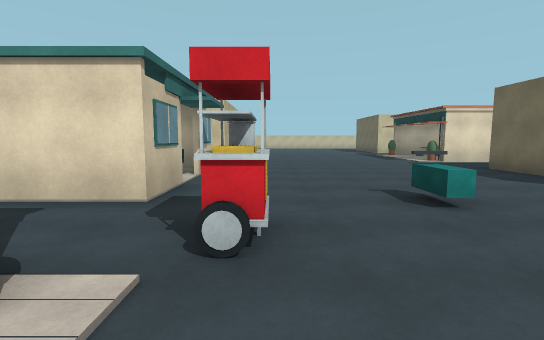
view 1 (above)

23 first-person views from a walk through a Unity game level. The camera is 1.5 m above the floor, tilts 6° down and sees 85° across. Doors are open. The floor is counted in squares, 2 m on a side. Each view is taken from the middle of a square. On the plan, view 1 faces up. The plan holds only what a view shows up to about 10 squares ahead; the rest is blank. The player is left out.

view 2
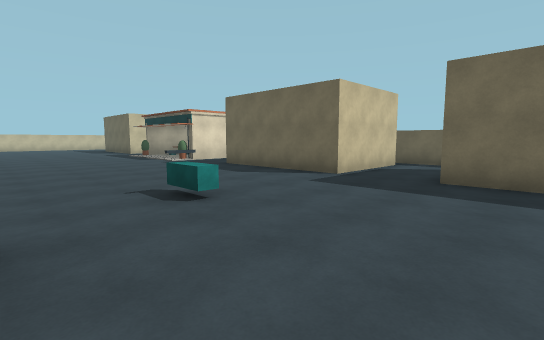

view 3
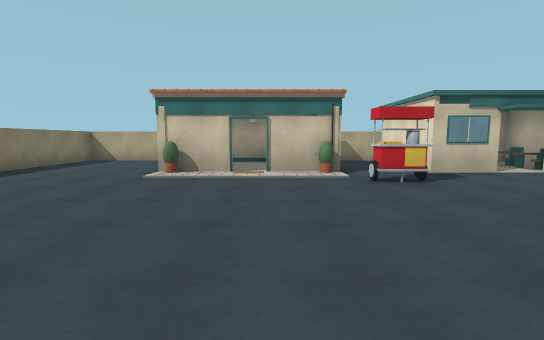

view 4
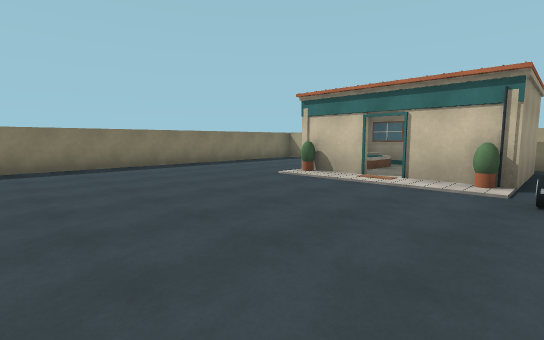

view 5
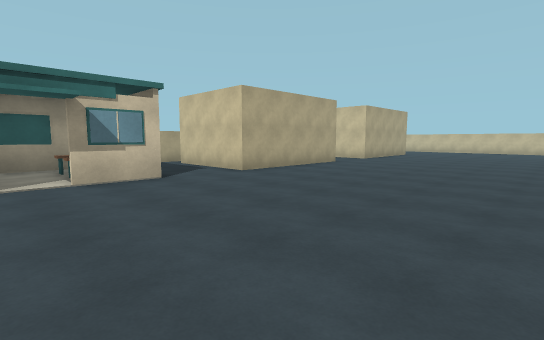

view 6
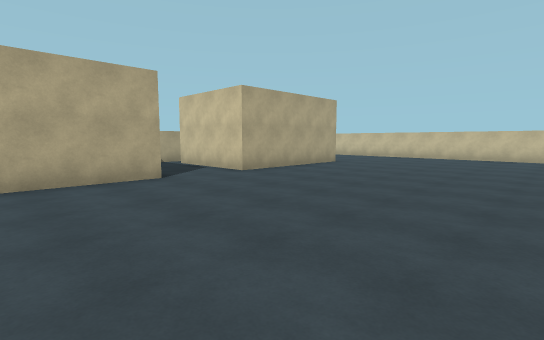

view 7
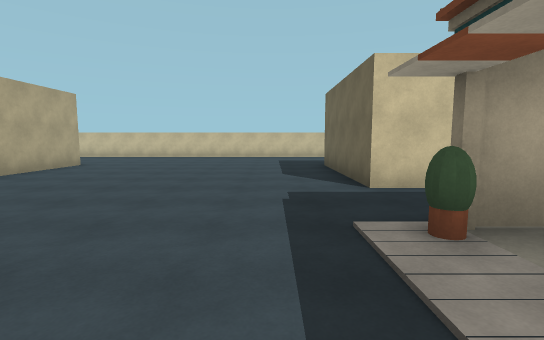

view 8
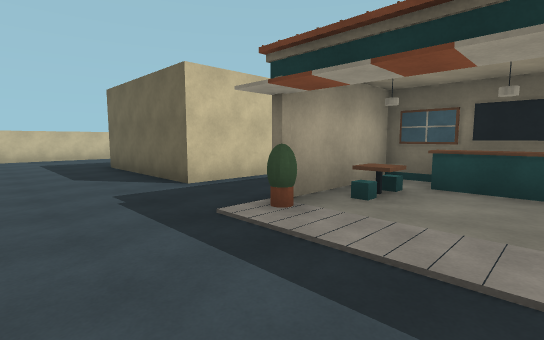

view 9
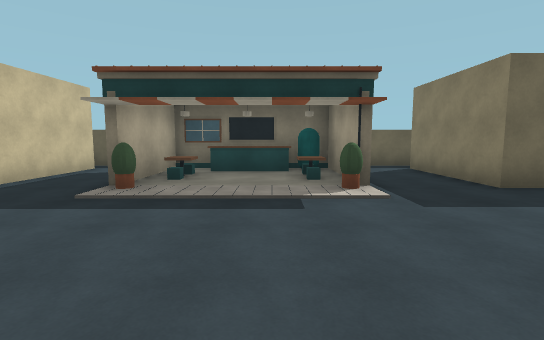

view 10
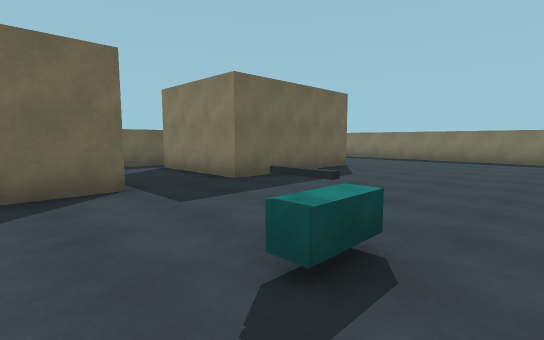

view 11
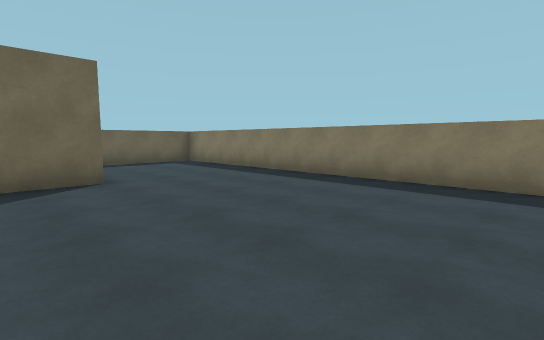

view 12
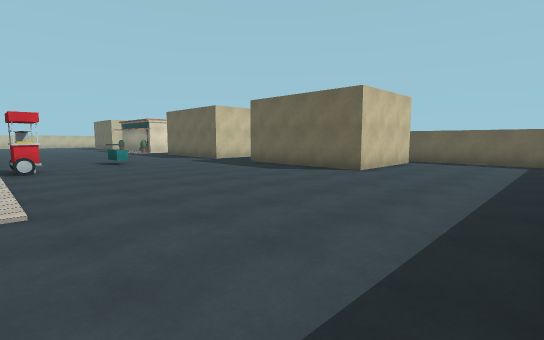

view 13
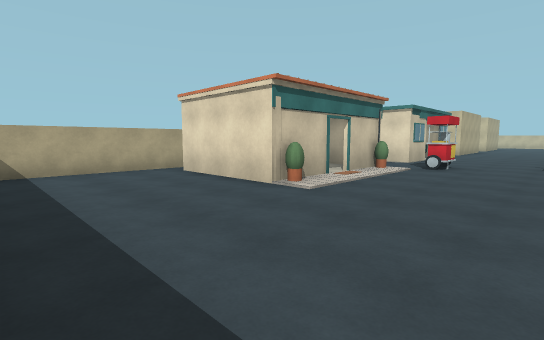

view 14
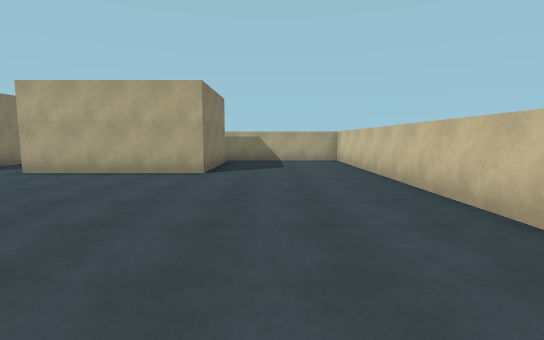

view 15
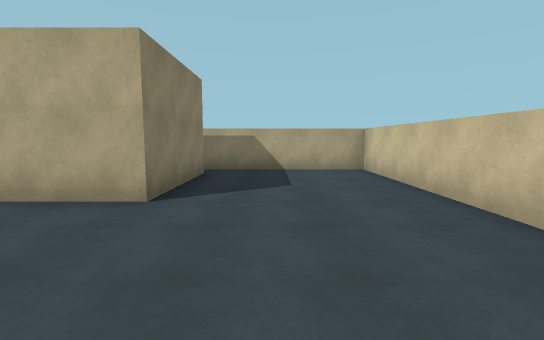

view 16
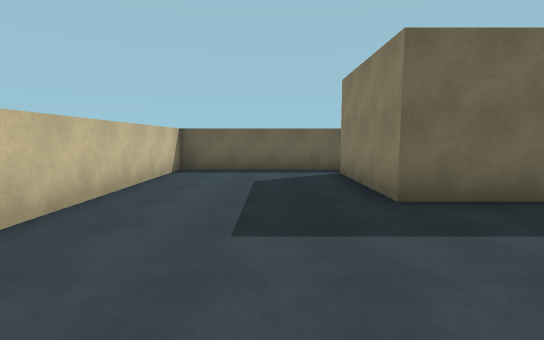

view 17
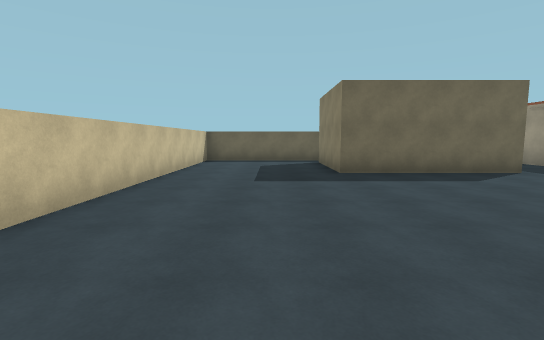

view 18
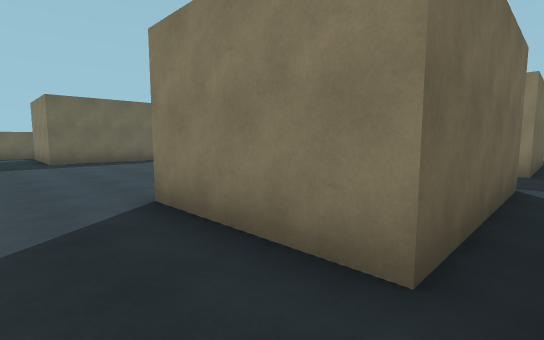

view 19
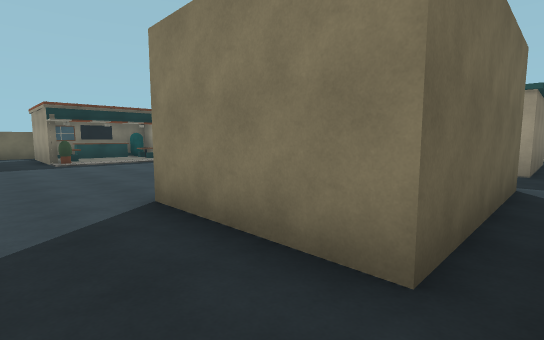

view 20
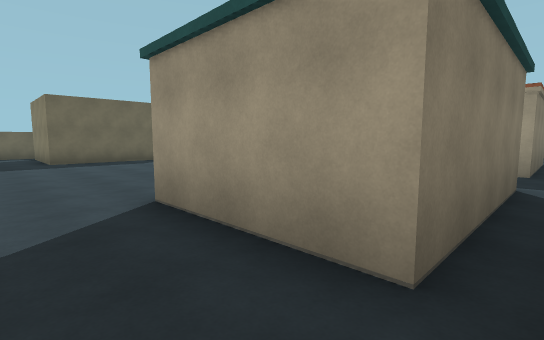

view 21
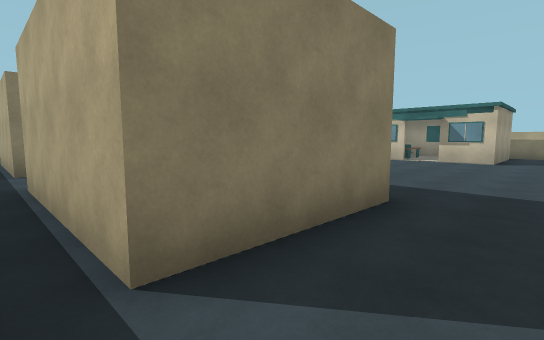

view 22
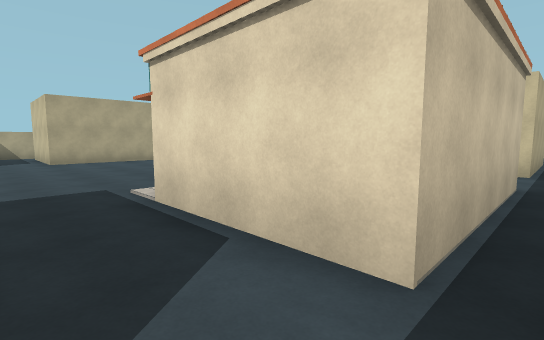

view 23
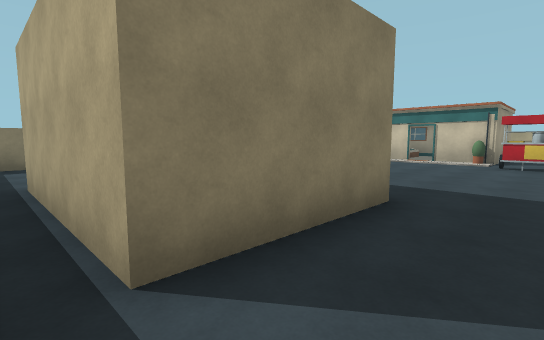

### Floor plan
Points are (right, up) in squares from view 1. A wall is a line through its corners. A room is listed if a view was taken in it or the views show most of it. See-through windows are left out.
Room 1 (views 1, 2, 3, 4, 5, 6, 7, 8, 9, 10, 11, 12, 13, 14, 15, 16, 17, 18, 19, 20, 21, 22, 23)
walls: (5.5, 7.5) (8.5, 7.5) (8.5, 3.5) (5.5, 3.5) (5.5, 7.5); (-1.5, 9.5) (-4.5, 9.5) (-4.5, 13.5) (-1.5, 13.5) (-1.5, 9.5); (9.3, 7.1) (9.3, 8.2); (5.5, 1.5) (8.5, 1.5) (8.5, -2.5) (5.5, -2.5) (5.5, 1.5); (-5.2, 10) (-5.2, 9.1); (7.4, 13.5) (7.9, 13.5); (8.4, 12.4) (8.4, 13.4) (7.4, 13.4); (-1.5, 0.6) (-1.5, -0.1); (-1.5, 15.5) (-4.5, 15.5) (-4.5, 19.5) (-1.5, 19.5) (-1.5, 15.5); (-3.4, 1.5) (-2.4, 1.5); (8.5, 13.5) (8.5, 12.4); (-1.5, -0.8) (-1.5, -1.6); (9.3, 1.1) (9.3, 3.9); (-4.4, -0.1) (-4.4, -1.5); (9.3, 15.5) (9.3, 16); (-5.2, 16) (-5.2, 15.1); (-4.5, -1.4) (-4.5, 0.6); (-5.2, -2) (-5.2, -5.8); (8.5, 19.1) (8.5, 15.5) (5.5, 15.5) (5.5, 19.5) (8.5, 19.5); (9.3, 19.2) (9.3, 23.2) (-5.2, 23.2) (-5.2, 19.2); (9.3, -6) (9.3, -2.1); (-5.1, -6.3) (9, -6.3)
ways out: open door at (-2, -0.5)
objects: other object (-4, -2) to (-3, -2); other object (-4, 4) to (-2, 7); other object (-2, -2); other object (-2, 1); other object (-1, 1); other object (0, 2) to (0, 3); other object (2, 3) to (2, 4); other object (5, 10); other object (6, 10); other object (6, 13); other object (7, 10); other object (7, 13); other object (8, 10); other object (8, 11) to (8, 12)

Where each view was taken, in squares from view 1:
view 1: 0 up, 0 right, facing up
view 2: 0 up, 0 right, facing up-right
view 3: 0 up, 5 right, facing left
view 4: 2 up, 4 right, facing down-left
view 5: 5 up, 4 right, facing up-left
view 6: 11 up, 4 right, facing up-left
view 7: 11 up, 4 right, facing up
view 8: 11 up, 3 right, facing up-right
view 9: 11 up, 1 right, facing right
view 10: 5 up, 1 right, facing down-right
view 11: 1 down, 0 right, facing down-right
view 12: 6 down, 1 left, facing up-right
view 13: 6 down, 2 right, facing up-left
view 14: 21 up, 5 right, facing left
view 15: 21 up, 2 right, facing left
view 16: 21 up, 2 right, facing right
view 17: 21 up, 1 left, facing right
view 18: 21 up, 5 left, facing down-right
view 19: 15 up, 5 left, facing down-right
view 20: 9 up, 5 left, facing down-right
view 21: 9 up, 9 right, facing down-left
view 22: 8 up, 9 right, facing up-left
view 23: 3 up, 9 right, facing down-left
